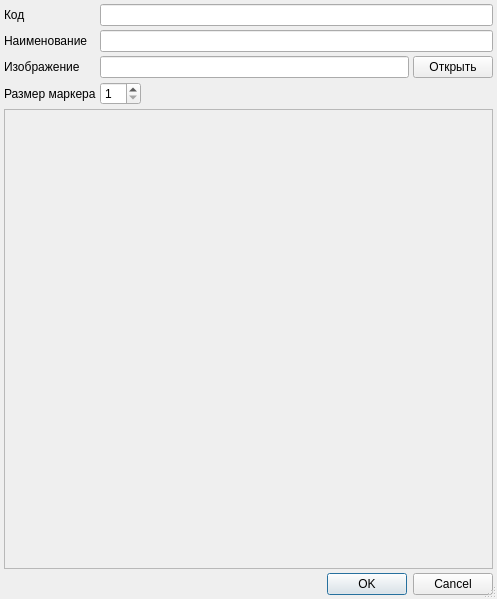
<?xml version="1.0" encoding="UTF-8"?>
<ui version="4.0">
 <class>ItemEditorDialog</class>
 <widget class="QDialog" name="ItemEditorDialog">
  <property name="geometry">
   <rect>
    <x>0</x>
    <y>0</y>
    <width>497</width>
    <height>599</height>
   </rect>
  </property>
  <property name="windowTitle">
   <string>Dialog</string>
  </property>
  <property name="sizeGripEnabled">
   <bool>true</bool>
  </property>
  <layout class="QGridLayout" name="gridLayout">
   <property name="margin">
    <number>4</number>
   </property>
   <property name="spacing">
    <number>4</number>
   </property>
   <item row="0" column="0">
    <widget class="QLabel" name="lblCode">
     <property name="text">
      <string>Код</string>
     </property>
    </widget>
   </item>
   <item row="1" column="1" colspan="2">
    <widget class="QLineEdit" name="edtName"/>
   </item>
   <item row="3" column="0">
    <widget class="QLabel" name="lblMarkSize">
     <property name="text">
      <string>Размер маркера</string>
     </property>
    </widget>
   </item>
   <item row="1" column="0">
    <widget class="QLabel" name="lblName">
     <property name="text">
      <string>Наименование</string>
     </property>
    </widget>
   </item>
   <item row="4" column="0" colspan="3">
    <widget class="QScrollArea" name="scrollAreaPixmap">
     <property name="widgetResizable">
      <bool>true</bool>
     </property>
     <property name="alignment">
      <set>Qt::AlignBottom|Qt::AlignJustify</set>
     </property>
     <widget class="QWidget" name="scrollAreaWidgetContents">
      <property name="geometry">
       <rect>
        <x>0</x>
        <y>0</y>
        <width>483</width>
        <height>451</height>
       </rect>
      </property>
      <layout class="QGridLayout" name="gridLayout_2">
       <property name="margin">
        <number>4</number>
       </property>
       <property name="spacing">
        <number>4</number>
       </property>
       <item row="0" column="0">
        <widget class="QLabel" name="lblPixmap">
         <property name="frameShape">
          <enum>QFrame::NoFrame</enum>
         </property>
         <property name="frameShadow">
          <enum>QFrame::Plain</enum>
         </property>
         <property name="text">
          <string/>
         </property>
         <property name="scaledContents">
          <bool>false</bool>
         </property>
         <property name="alignment">
          <set>Qt::AlignLeading|Qt::AlignLeft|Qt::AlignTop</set>
         </property>
        </widget>
       </item>
      </layout>
     </widget>
    </widget>
   </item>
   <item row="2" column="2">
    <widget class="QPushButton" name="btnOpen">
     <property name="text">
      <string>Открыть</string>
     </property>
    </widget>
   </item>
   <item row="2" column="0">
    <widget class="QLabel" name="lblImage">
     <property name="text">
      <string>Изображение</string>
     </property>
    </widget>
   </item>
   <item row="3" column="1">
    <widget class="QSpinBox" name="edtMarkSize">
     <property name="sizePolicy">
      <sizepolicy hsizetype="Maximum" vsizetype="Fixed">
       <horstretch>0</horstretch>
       <verstretch>0</verstretch>
      </sizepolicy>
     </property>
     <property name="minimum">
      <number>1</number>
     </property>
     <property name="maximum">
      <number>10</number>
     </property>
    </widget>
   </item>
   <item row="2" column="1">
    <widget class="QLineEdit" name="edtImage">
     <property name="whatsThis">
      <string>Путь к картинке</string>
     </property>
     <property name="readOnly">
      <bool>true</bool>
     </property>
    </widget>
   </item>
   <item row="0" column="1" colspan="2">
    <widget class="QLineEdit" name="edtCode"/>
   </item>
   <item row="5" column="0" colspan="3">
    <widget class="QDialogButtonBox" name="buttonBox">
     <property name="standardButtons">
      <set>QDialogButtonBox::Cancel|QDialogButtonBox::Ok</set>
     </property>
    </widget>
   </item>
  </layout>
 </widget>
 <tabstops>
  <tabstop>edtCode</tabstop>
  <tabstop>edtName</tabstop>
  <tabstop>edtImage</tabstop>
  <tabstop>btnOpen</tabstop>
  <tabstop>edtMarkSize</tabstop>
  <tabstop>scrollAreaPixmap</tabstop>
 </tabstops>
 <resources/>
 <connections>
  <connection>
   <sender>buttonBox</sender>
   <signal>accepted()</signal>
   <receiver>ItemEditorDialog</receiver>
   <slot>accept()</slot>
   <hints>
    <hint type="sourcelabel">
     <x>248</x>
     <y>582</y>
    </hint>
    <hint type="destinationlabel">
     <x>248</x>
     <y>299</y>
    </hint>
   </hints>
  </connection>
  <connection>
   <sender>buttonBox</sender>
   <signal>rejected()</signal>
   <receiver>ItemEditorDialog</receiver>
   <slot>reject()</slot>
   <hints>
    <hint type="sourcelabel">
     <x>248</x>
     <y>582</y>
    </hint>
    <hint type="destinationlabel">
     <x>248</x>
     <y>299</y>
    </hint>
   </hints>
  </connection>
 </connections>
</ui>
